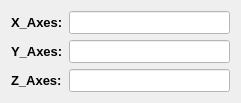
     <widget class="QWidget" name="">
      <property name="geometry">
       <rect>
        <x>60</x>
        <y>20</y>
        <width>241</width>
        <height>101</height>
       </rect>
      </property>
      <layout class="QGridLayout" name="gridLayout">
       <item row="0" column="0">
        <widget class="QLabel" name="label">
         <property name="font">
          <font>
           <pointsize>10</pointsize>
           <weight>75</weight>
           <bold>true</bold>
          </font>
         </property>
         <property name="text">
          <string>X_Axes:</string>
         </property>
        </widget>
       </item>
       <item row="0" column="1">
        <widget class="QLineEdit" name="set_x">
         <property name="font">
          <font>
           <pointsize>10</pointsize>
           <weight>75</weight>
           <bold>true</bold>
          </font>
         </property>
         <property name="styleSheet">
          <string notr="true">background-color: rgb(255, 255, 255);
color: rgb(0, 0, 0);</string>
         </property>
        </widget>
       </item>
       <item row="1" column="0">
        <widget class="QLabel" name="label_2">
         <property name="font">
          <font>
           <pointsize>10</pointsize>
           <weight>75</weight>
           <bold>true</bold>
          </font>
         </property>
         <property name="text">
          <string>Y_Axes:</string>
         </property>
        </widget>
       </item>
       <item row="1" column="1">
        <widget class="QLineEdit" name="set_y">
         <property name="font">
          <font>
           <pointsize>10</pointsize>
           <weight>75</weight>
           <bold>true</bold>
          </font>
         </property>
         <property name="styleSheet">
          <string notr="true">background-color: rgb(255, 255, 255);
color: rgb(0, 0, 0);</string>
         </property>
        </widget>
       </item>
       <item row="2" column="0">
        <widget class="QLabel" name="label_3">
         <property name="font">
          <font>
           <pointsize>10</pointsize>
           <weight>75</weight>
           <bold>true</bold>
          </font>
         </property>
         <property name="text">
          <string>Z_Axes:</string>
         </property>
        </widget>
       </item>
       <item row="2" column="1">
        <widget class="QLineEdit" name="set_z">
         <property name="font">
          <font>
           <pointsize>10</pointsize>
           <weight>75</weight>
           <bold>true</bold>
          </font>
         </property>
         <property name="styleSheet">
          <string notr="true">background-color: rgb(255, 255, 255);
color: rgb(0, 0, 0);</string>
         </property>
        </widget>
       </item>
      </layout>
     </widget>
